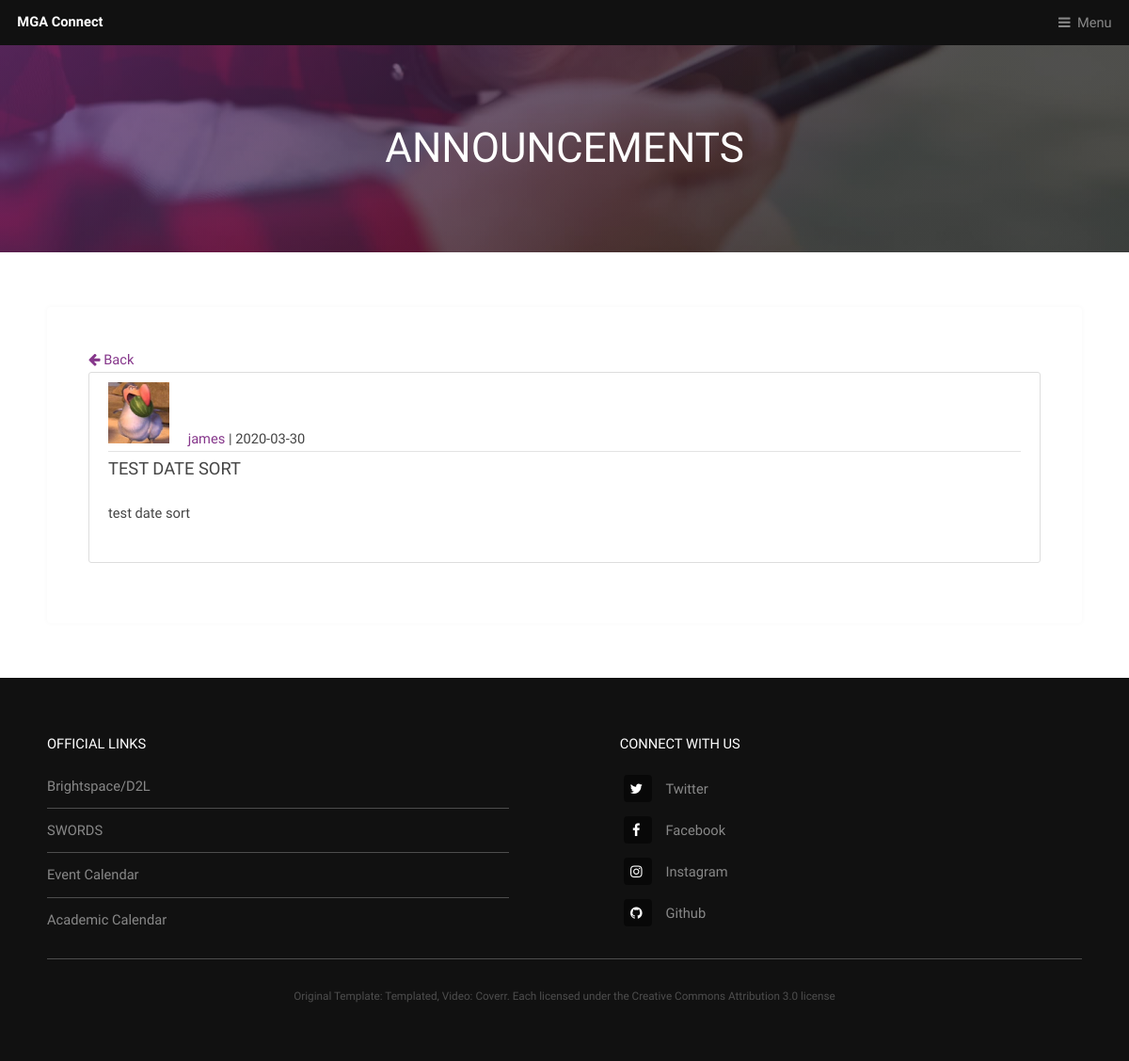
Page /news/post/3 on the earlier database version.
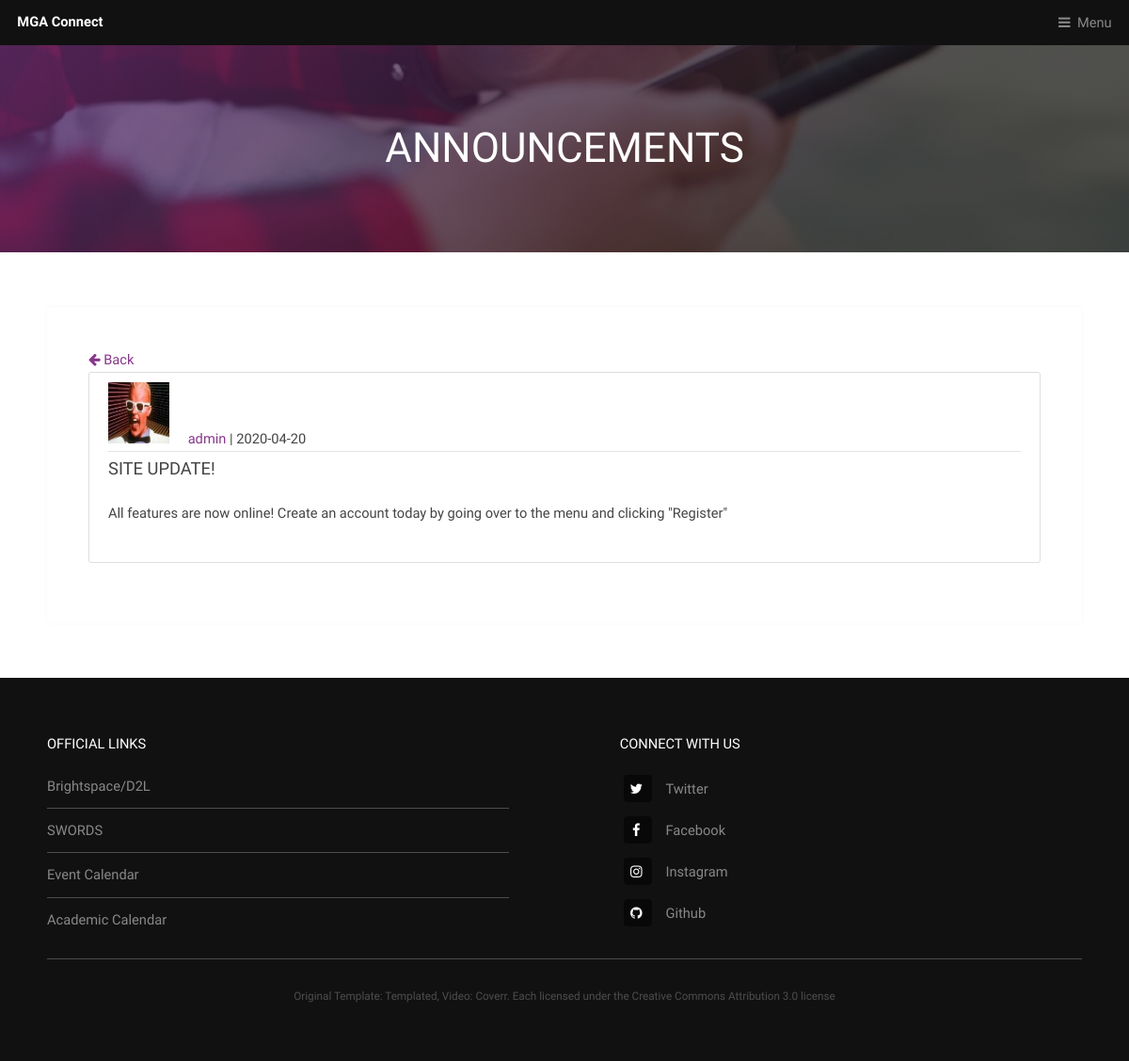
Same page on the later database version.
### app/models.py (models this page shows, shortened)
class User(db.Model, UserMixin):
    id = db.Column(db.Integer, primary_key=True)
    username = db.Column(db.String(20), unique=True, nullable=False)
    stu_id = db.Column(db.String(9), unique=True, nullable=False)
    email = db.Column(db.String(60), unique=True, nullable=False)
    image_file = db.Column(db.String(20), nullable=False, default='default.jpg')
    about_me = db.Column(db.String(250))
    last_seen = db.Column(db.DateTime, default=datetime.today())
    password = db.Column(db.String(30), nullable=False)
    posts = db.relationship('Post', backref='author', lazy=True)
    roles = db.relationship('Role', secondary='user_roles', backref=db.backref('users', lazy='dynamic'))

class Post(db.Model):
    id = db.Column(db.Integer, primary_key=True)
    title = db.Column(db.String(100), nullable=False)
    date_posted = db.Column(db.DateTime, nullable=False, default=datetime.utcnow)
    content = db.Column(db.Text, nullable=False)
    user_id = db.Column(db.Integer, db.ForeignKey('user.id'), nullable=False)

### app/routes.py (the view)
def post(post_id):
    view_post = Post.query.get_or_404(post_id)
    return render_template('post.html', title=view_post.title, post=view_post)

### app/routes.py (called while the page is built)
@app.before_request
def before_request():
    if current_user.is_authenticated:
        current_user.last_seen = datetime.utcnow()
        db.session.commit()

### app/templates/post.html (shortened to what this page needs)
<div id="heading" >
    <h1>Announcements</h1>
</div>
{% extends "template.html" %}
{% block content %}
    <section id="main" class="wrapper">
    <div class="inner">
        <div class="content">
        <a class="logo" href="{{ url_for('news') }}"><i class="fa fa-arrow-left"></i> Back </a>
            <article class="media content-section">
                <div class="media-body">
                    <div class="article-metadata">
                        <img class="rounded-circle article-img" src="{{ url_for('static', filename='images/profile_pics/' + post.author.image_file) }}">
                        <a class="mr-2" href="{{ url_for('account', stu_id=post.author.stu_id) }}">{{ post.author.username }}</a>
                        | <small class="text-muted">{{ post.date_posted.strftime('%Y-%m-%d') }}</small>
                    </div>
                <h3 class="article-title">{{ post.title }}</h3>
                <p class="article-content">{{ post.content }}</p>
                </div>
            </article>
        </div>
    </div>
    </section>
{% endblock content %}

Differences in the rows shown:
no longer on this page (row edited): User: image_file (picture), author.username "james"
added User: image_file (picture), author.username "admin"
changed Post: date_posted "2020-03-30" → "2020-04-20"; title "TEST DATE SORT" → "SITE UPDATE!"; content "test date sort" → "All features are now online! Create an account today by going over to the menu and clicking \"Register\""
